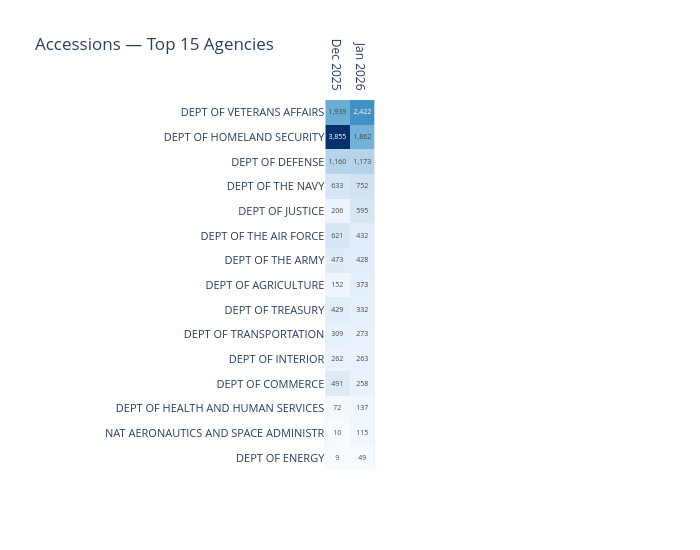

Notebook code for this chart:
### Markdown cell above
## 4. Accessions by Agency — Heatmap

### Code cell
# Heatmap: top 15 agencies by accessions across loaded months
acc_heat = db.execute(f"""
    SELECT agency,
           personnel_action_effective_date_yyyymm as month,
           SUM(CAST(count AS INTEGER)) as count
    FROM accessions
    WHERE personnel_action_effective_date_yyyymm IN ({months_sql})
    GROUP BY agency, month
""").df()

month_label_map = {m: pd.to_datetime(m, format='%Y%m').strftime('%b %Y') for m in loaded_months}
top15 = acc_heat.groupby('agency')['count'].sum().nlargest(15).index.tolist()

heat = (acc_heat[acc_heat['agency'].isin(top15)]
        .assign(month_label=lambda d: d['month'].map(month_label_map),
                agency_short=lambda d: d['agency'].str.replace('DEPARTMENT OF ', 'DEPT OF ', regex=False).str[:35])
        .pivot(index='agency_short', columns='month_label', values='count')
        .fillna(0))
heat = heat[[month_label_map[m] for m in loaded_months]]  # ensure column order
heat = heat.sort_values(heat.columns[-1], ascending=False)

fig = px.imshow(heat, text_auto=',d', color_continuous_scale='Blues',
                title='Accessions — Top 15 Agencies',
                labels=dict(x='', y='', color='Hires'))
fig.update_layout(height=550, width=700, coloraxis_showscale=False,
                  yaxis=dict(tickfont=dict(size=11)),
                  xaxis=dict(tickfont=dict(size=12), side='top'))
fig.show()

### Figure 1 — Plotly figure (JSON) as saved in the notebook; plotly's stock layout.template omitted (floating-point values rounded to 4 significant figures)
{"data": [{"coloraxis": "coloraxis", "hovertemplate": "x: %{x}<br>y: %{y}<br>Hires: %{z}<extra></extra>", "name": "0", "texttemplate": "%{z:,d}", "type": "heatmap", "x": ["Dec 2025", "Jan 2026"], "xaxis": "x", "y": ["DEPT OF VETERANS AFFAIRS", "DEPT OF HOMELAND SECURITY", "DEPT OF DEFENSE", "DEPT OF THE NAVY", "DEPT OF JUSTICE", "DEPT OF THE AIR FORCE", "DEPT OF THE ARMY", "DEPT OF AGRICULTURE", "DEPT OF TREASURY", "DEPT OF TRANSPORTATION", "DEPT OF INTERIOR", "DEPT OF COMMERCE", "DEPT OF HEALTH AND HUMAN SERVICES", "NAT AERONAUTICS AND SPACE ADMINISTR", "DEPT OF ENERGY"], "yaxis": "y", "z": [[1939.0, 2422.0], [3855.0, 1862.0], [1160.0, 1173.0], [633.0, 752.0], [206.0, 595.0], [621.0, 432.0], [473.0, 428.0], [152.0, 373.0], [429.0, 332.0], [309.0, 273.0], [262.0, 263.0], [491.0, 258.0], [72.0, 137.0], [10.0, 115.0], [9.0, 49.0]]}], "layout": {"coloraxis": {"colorbar": {"title": {"text": "Hires"}}, "colorscale": [[0.0, "rgb(247,251,255)"], [0.125, "rgb(222,235,247)"], [0.25, "rgb(198,219,239)"], [0.375, "rgb(158,202,225)"], [0.5, "rgb(107,174,214)"], [0.625, "rgb(66,146,198)"], [0.75, "rgb(33,113,181)"], [0.875, "rgb(8,81,156)"], [1.0, "rgb(8,48,107)"]], "showscale": false}, "height": 550, "title": {"text": "Accessions — Top 15 Agencies"}, "width": 700, "xaxis": {"anchor": "y", "constrain": "domain", "domain": [0.0, 1.0], "scaleanchor": "y", "side": "top", "tickfont": {"size": 12}}, "yaxis": {"anchor": "x", "autorange": "reversed", "constrain": "domain", "domain": [0.0, 1.0], "tickfont": {"size": 11}}}}
